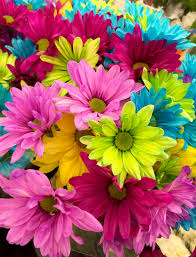
#> input picture flowers.jpg, 196 x 257 px, found by its file name
$ python add_value.py
#> lines starting #> are read from the running program, lines starting #| are printed output that depends on the picture
#To import an image and add a value to all pixels and display the image

from PIL import Image
img  = Image.open("C:/Users/ekta/Desktop/flowers.jpg")
#> img is the input picture: PIL image 196x257 RGB; mean R, G, B 161.2, 102, 95.3
red_tint = int(input("Red tint: "))
#> the answer given: 3
green_tint = int(input("Green tint: "))
#> the answer given: 3
blue_tint = int(input("Blue tint: "))
#> the answer given: 3
red, green, blue = img.split()
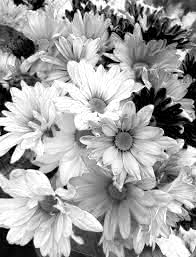
#> red: PIL image 196x257 L; min 0, max 255, mean 161.2
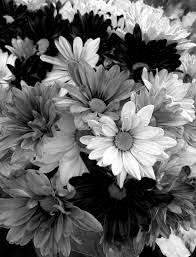
#> green: PIL image 196x257 L; min 0, max 255, mean 102
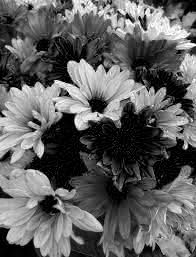
#> blue: PIL image 196x257 L; min 0, max 255, mean 95.3
for y in range(img.height):
    for x in range(img.width):
        value = img.getpixel((x, y))
        new_color = (value[0] + int(red_tint), value[1] + int(green_tint), value[2] + int(blue_tint))
        img.putpixel((x, y), new_color)
img.save('output1.png')
